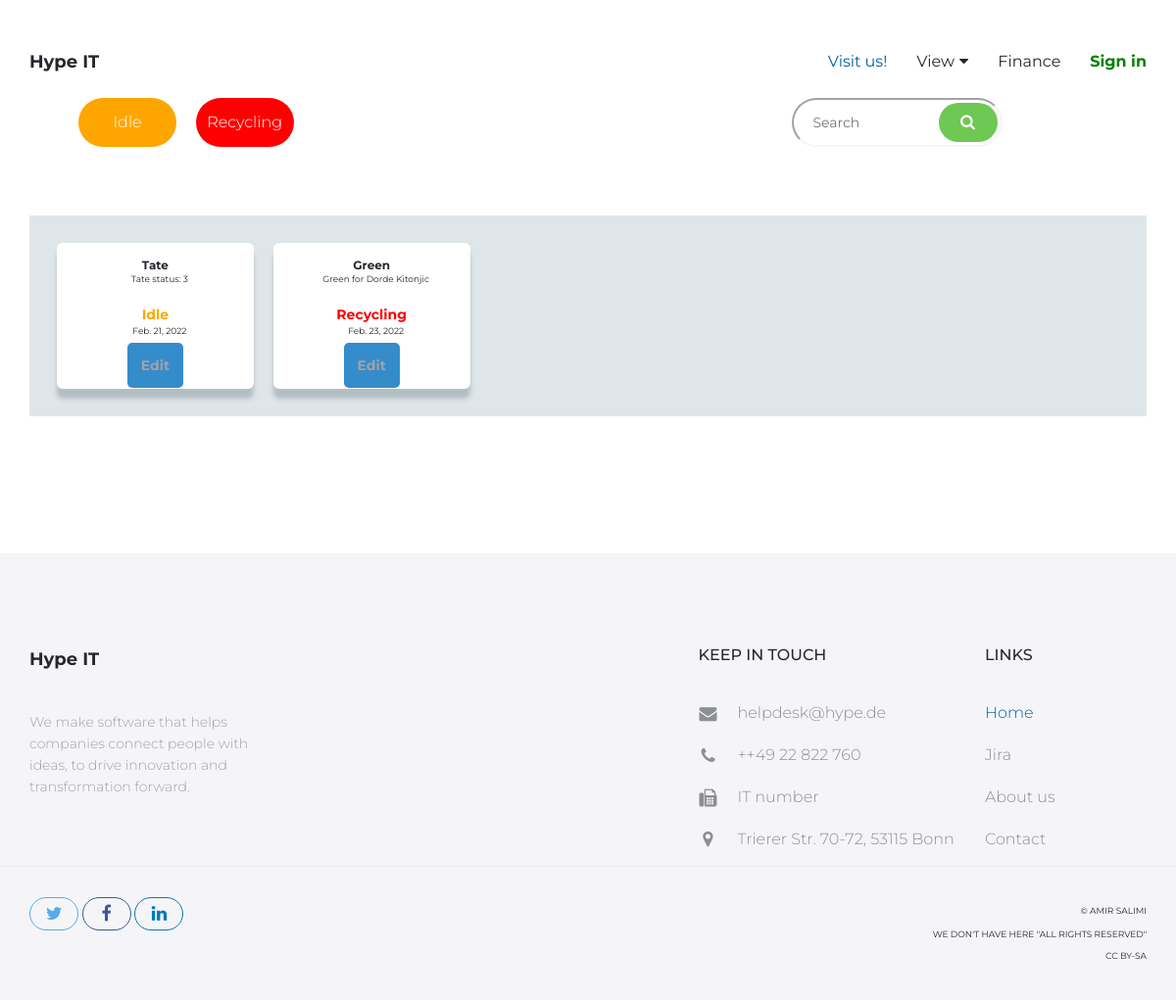
Page /step/retired_list/ on the committed database.
### step/models.py (models this page shows, shortened)
class Retired(models.Model):
    device = models.OneToOneField(InUse, on_delete=models.PROTECT)
    status_of_retired = (
        (1,'Idle'),(2,'Recycling'),(3,'Other'),
    )
    status = models.IntegerField(choices=status_of_retired, default=1)
    date = models.DateField()
    comment = models.TextField(blank=True)

class InUse(models.Model):
    device = models.OneToOneField(Preparing, on_delete=models.PROTECT)
    status_of_preparing = (
        (1,'Nothing'),(2,'Not complete'),(3,'Complete'),
    )
    status = models.IntegerField(choices=status_of_preparing, default=1)
    staff = models.ForeignKey(to=Staff, on_delete=models.PROTECT)
    editor = models.ForeignKey(to=User, on_delete=models.PROTECT)
    date = models.DateField()
    comment = models.TextField(blank=True)
    def __str__(self):
        return f'{self.device.domainName} for {self.staff}'

class Preparing(models.Model):
    device = models.OneToOneField(Warehouse, on_delete=models.PROTECT)
    domainName = models.CharField(max_length=25, unique=True)
    status_of_preparing = (
        (1,'Nothing'),(2,'Not complete'),(3,'Complete'),
    )
    status = models.IntegerField(choices=status_of_preparing, default=1)
    editor = models.ForeignKey(to=User, on_delete=models.PROTECT)
    comment = models.TextField(blank=True)
    def __str__(self):
        return f'{self.domainName}  status: {self.status}'

### account/models.py (models this page shows)
class Staff(models.Model):
    fName = models.CharField(max_length=30)
    lName = models.CharField(max_length=50)
    email = models.EmailField(default='@hype.de')
    city = models.ForeignKey(to='City', on_delete=models.PROTECT)
    department = models.ForeignKey(to='Department', on_delete=models.Prefetch)
    active = models.BooleanField()
    comment = models.TextField(blank=True)
    def __str__(self):
        return self.fName+' '+self.lName

### step/views.py (the view)
# urls.py: path('retired_list/', views.retiredView ),
def retiredView(request):
    retired = Retired.objects.all()
    context = {
        'retired' : retired,
    }
    return render(request, "step/retired.html", context)

### step/templates/step/retired.html (shortened to what this page needs)
{% extends 'account/index.html' %}
{% load widget_tweaks %}
{% block body %}
<main id="main" class="site-main">
    <section class="site-section section-ui-elements">
        <div class="atwi">
            <div><a href="/step/retired_idle/" class="btn btn-fill mb-10"
                    style="min-width: 100px; margin-left: 5em; background-color: orange;">Idle</a>
                <a href="/step/retired_recycle/" class="btn btn-fill mb-10"
                    style="min-width: 100px; margin-left: 1em; background-color: red;">Recycling</a>
            </div>
            <div style="margin-right: 5em;">
                <form class="form-group" method="POST" action="{% url 'search-retired' %}">
                    <input type="search" class="aform-control" placeholder="Search" name="searched">
                    <button class="btn btn-green" type="submit"><i class="fa fa-search" aria-hidden="true"></i></button>
                </form>
            </div>
        </div><br><br>
        <div class="container">
            <br class="typography">
            <section class="ainfo-list">
                <div class="aaabox-container">
                    {% if retired %}
                    {% for rt in retired %}
                    <div class="abox">
                        <div class="aname" style="font-size: 12px;">{{ rt.device.device.domainName }}</div>
                        {% if rt.status == 1 %}
                        <div class="atext" style="font-size: 9px;">{{ rt.device.device }}</div>
                        <p style="color: orange; font-weight: bold;">Idle</p>
                        {% elif rt.status == 2 %}
                        <div class="atext" style="font-size: 9px;">{{ rt.device }}</div>
                        <p style="color: red; font-weight: bold;">Recycling</p>
                        {% else %}
                        <div class="atext" style="font-size: 9px;">{{ rt.device }}</div>
                        <p style="font-weight: bold;">Other</p>
                        {% endif %}
                        <div class="atext" style="font-size: 9px;">{{ rt.date }}</div>
                        <div>
                            <a class="aedit-button" href="/step/retired_edit/{{ rt.id }}">Edit</a>
                        </div>
                    </div>
                    {% endfor %}
                    {% endif %}
                </div>
            </section>
        </div>
    </section>
</main>
{% endblock %}

### account/static/account/css/style.css (style rules this page uses)
a { transition: all 0.25s ease-in-out; -moz-transition: all 0.25s ease-in-out; -webkit-transition: all 0.25s ease-in-out; -o-transition: all 0.25s ease-in-out; -ms-transition: all 0.25s ease-in-out; cursor: pointer; color: #9fa3a7; }
p { margin-bottom: 0; font-size: 14px; font-weight: 300; color: #9fa3a7; line-height: 22px; }
.btn { line-height: 50px; min-width: 200px; font-size: 16px; font-weight: 300; border: 0; border-radius: 50px; color: #26272d; background-color: #fff; padding: 0; transition: color 0.25s ease-in-out, background-color 0.25s ease-in-out; -moz-transition: color 0.25s ease-in-out, background-color 0.25s ease-in-out; -webkit-transition: color 0.25s ease-in-out, background-color 0.25s ease-in-out; -o-transition: color 0.25s ease-in-out, background-color 0.25s ease-in-out; -ms-transition: color 0.25s ease-in-out, background-color 0.25s ease-in-out; }
.btn-fill { background-color: #267df4; color: #fff; }
.btn-green { background-color: #6fc754; color: #fff; }
.form-group { position: relative; margin: 0 auto; width: 100%; right: 15%; }
.form-group .btn { position: absolute; top: 5px; right: 5px; line-height: 40px; min-width: 60px; font-size: 16px; border-radius: 25px; }
html, body { width: 100%; height: 100%; margin: 0; padding: 0; font-family: 'Montserrat', sans-serif; color: #26272d; }
.mb-10 { margin-bottom: 10px; }
.site-section { padding: 100px 0 140px; }

### account/static/account/css/mystyle.css (style rules this page uses)
.ainfo-list { background-color: #dfe6e9; padding: 2em; }
.ainfo-list .abox { background-color: white; border-radius: 6px; padding: 1em; box-shadow: 0px 10px 5px #b2bec3; text-align: center; }
.abox .aname { font-size: 18px; font-weight: bold; }
.abox .atext { text-align: center; margin-left: 1em; margin-bottom: 2em; }
.aedit-button { background-color: #358cca; border: none; padding: 1em; border-radius: 5px; font-weight: bold; width: 50%; }
.aform-control { border-radius: 25px; height: 50px; padding: 15px 20px; border-color: #f5f5f8; width: 30%; float: right; }
.aaabox-container { display: grid; grid-template-columns: 1fr 1fr 1fr 1fr 1fr; grid-column-gap: 20px; grid-row-gap: 30px; }
.atwi { display: grid; grid-template-columns: 1fr 2fr; grid-column-gap: 20px; grid-row-gap: 30px; }

### rows in the picture
Retired: device.device.domainName "Tate", device.device "Tate status: 3", date "Feb. 21, 2022"
Retired: device.device.domainName "Green", device "Green for Dorde Kitonjic", date "Feb. 23, 2022"
